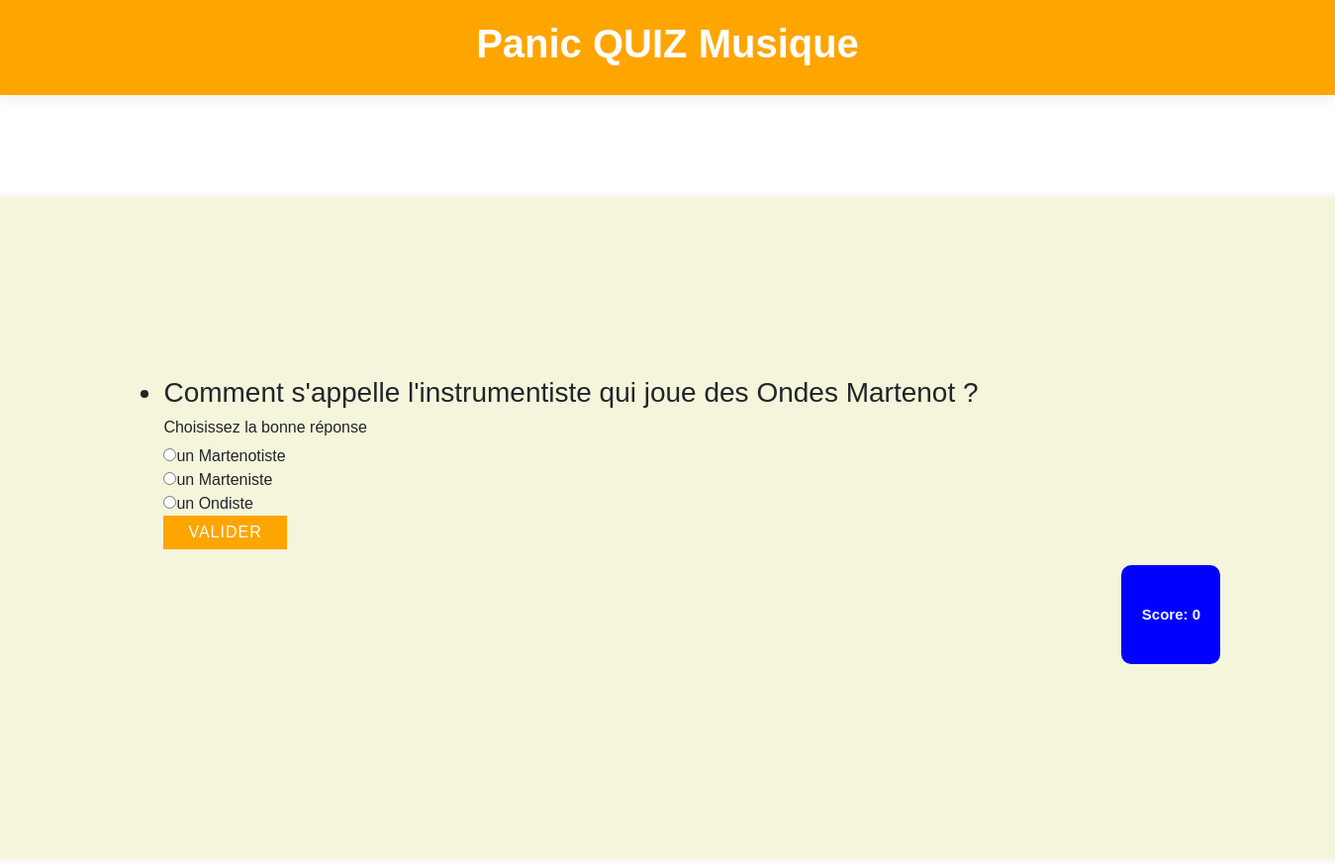
Page /question_musique.php?theme=musique&&idTheme=2 on the earlier database version.
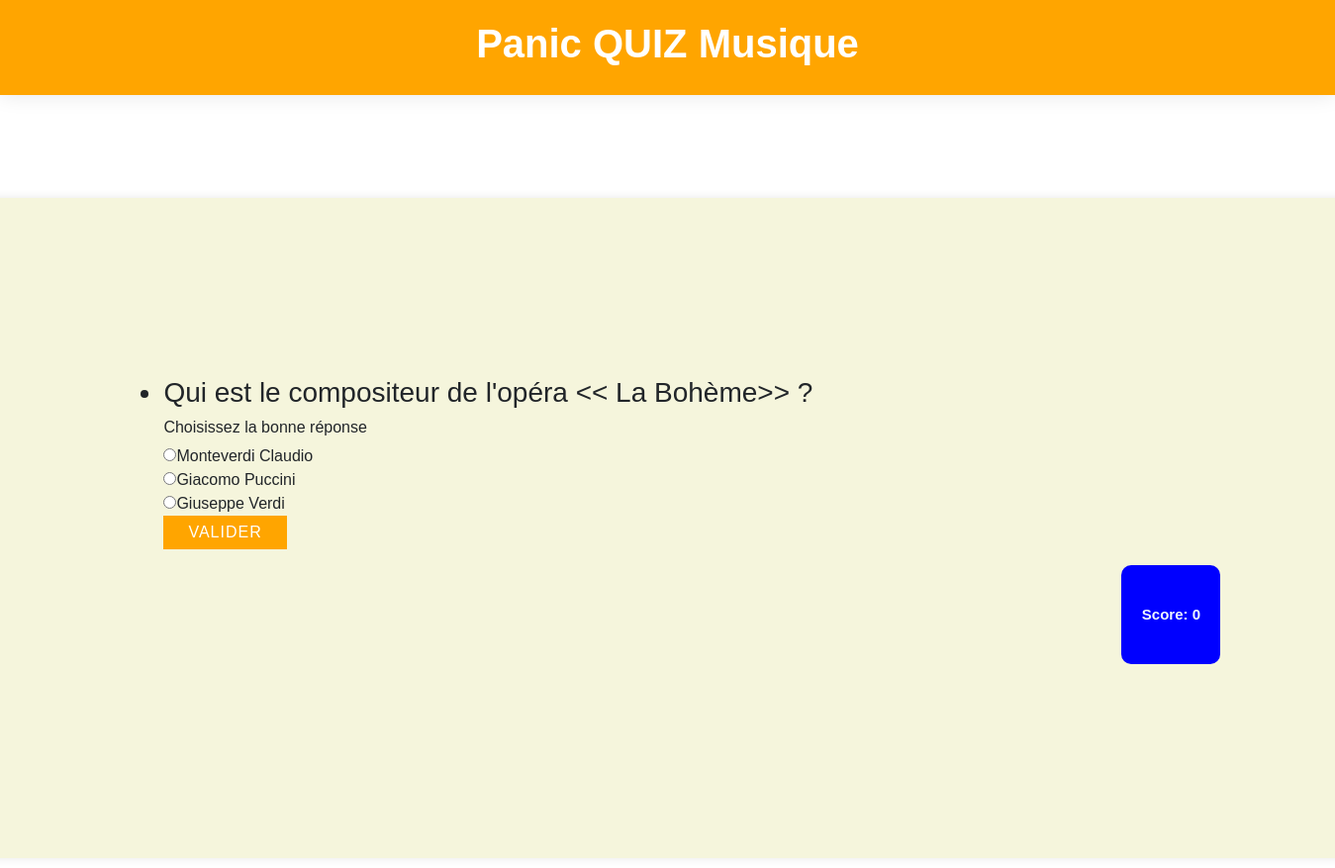
Same page on the later database version.
### tables this page shows
CREATE TABLE `question` (
  `Question_id` int(10) UNSIGNED NOT NULL,
  `Question_contenue` varchar(1000) NOT NULL,
  `Question_reponse` varchar(1000) NOT NULL,
  `Question_idtheme` varchar(50) NOT NULL,
  `choix1` varchar(1000) NOT NULL,
  `choix2` varchar(1000) NOT NULL,
  `choix3` varchar(1000) NOT NULL,
  `reponseVouF` tinyint(1) NOT NULL
);

### question_musique.php (the view, shortened to what this page needs)
<!DOCTYPE html>
<html lang="en">
<head>
    <link rel="stylesheet" href="style.css">
    <link href="https://cdn.jsdelivr.net/npm/bootstrap@5.3.0-alpha1/dist/css/bootstrap.min.css" rel="stylesheet">
</head>
<body>
    <div class="menu">
        <h1> <strong> Panic QUIZ Musique</strong> </h1>
    </div>
    <?php include 'utils/db_connect.php' ?>
    <?php
    if (isset($_GET['numquestion']) || !empty($_GET['numquestion'])) {
        if ($_GET['numquestion'] == 11) {
            header("Location: result.php");
        }
        $numQuestion = $_GET['numquestion'];
    } else {
        $numQuestion = 1;
    }
    $sqlQuery = 'SELECT * FROM question WHERE Question_idtheme = ?';
    $questionStatement = $db->prepare($sqlQuery);
    $questionStatement->execute([$_GET['idTheme']]);
    $questions = $questionStatement->fetchAll();
    $numQuestion++;
    ?>
    <section>
        <form action="question_musique.php?idTheme=<?= $_GET['idTheme'] ?>&&numquestion=<?= $numQuestion ?>" method="POST">
            <ul>
                <h3 class="question">
                    <li><?= $questions[$numQuestion]['Question_contenue'] ?></li>
                </h3>
                <h6>Choisissez la bonne réponse</h6>
                <input type="radio" name="choix" required><?= $questions[$numQuestion]['choix1'] ?><br>
                <input type="radio" name="choix" required><?= $questions[$numQuestion]['choix2'] ?><br>
                <input type="radio" name="choix" required><?= $questions[$numQuestion]['choix3'] ?><br>
                <input type="submit" class="style_btn" value="Valider">
            </ul>
            <div id="score-container">
                <p>Score: 0</p>
            </div>
        </form>
    </section>
</body>
</html>

### style.css (style rules this page uses)
body { background-color: black; display: flex; align-items: center; justify-content: center; letter-spacing: 0, 5px; }
.menu { position: absolute; top: 0; width: 100%; display: flex; justify-content: center; background-color: orange; padding: 20px 10px; box-shadow: 0 0 20px rgba(0, 0, 0, 0.1); color: white; }
section { margin-top: 200px; background-color: beige; padding: 180px; display: flex; flex-direction: column; border-radius: 6px; box-shadow: 0 0 10px rgba(0, 0, 0, 0.1); margin-bottom: 10px; }
.style_btn { padding: 5px 25px; color: white; background-color: orange; letter-spacing: 1px; border: 0; cursor: pointer; text-transform: uppercase; }
h1 { text-align: center; color: black; }
#score-container p { right: 15px; top: 15px; display: flex; justify-content:center; align-items: center; font-size: 15px; font-weight: bold; font-family: Verdana, Geneva, Tahoma, sans-serif; color: aliceblue; background: blue; padding: 10px 15px; min-height: 100px; min-height: 45; border-radius: 10px; box-sizing: border-box; width: 100px; margin-left: 1000px; }
* { padding: 0; margin: 0; box-sizing: border-box; font-family: 'Poppins', sans-serif; }

Differences in the rows shown:
no longer on this page (row unchanged): question: Question_contenue "Comment s'appelle l'instrumentiste qui joue des Ondes Martenot ?", choix1 "un Martenotiste", choix2 "un Marteniste", choix3 "un Ondiste"
now on this page (row edited): question: Question_contenue "Qui est le compositeur de l'opéra << La Bohème>> ?", choix1 "Monteverdi Claudio", choix2 "Giacomo Puccini", choix3 "Giuseppe Verdi"
